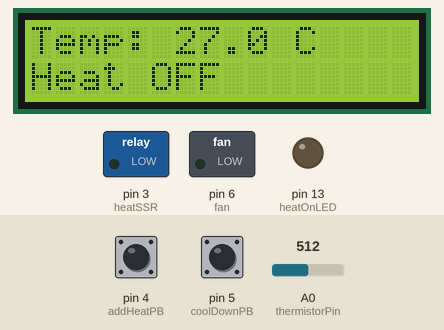
The sketch below on a simulated Arduino Uno, built with avr-gcc and run on an emulated ATmega328P. Shown: 16×2 character LCD, switched loads named in the sketch (green lamp = pin HIGH), output pins drawn as LEDs (lit = HIGH). The test bench sets the inputs (shaded band); at power-on: pin 4 (addHeatPB) HIGH, A0 (thermistorPin) = 512, pin 5 (coolDownPB) HIGH. At 2.9 s the program stops and its outputs stay as they are.

Above: at 1.2 s.
1.3 s: pin 4 (addHeatPB) pulled LOW for 0.15 s
At 2.5 s:
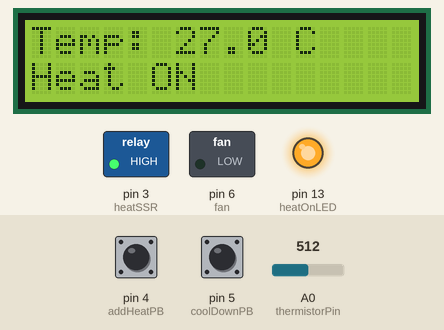
2.9 s: A0 (thermistorPin) set to 716
At 3.9 s:
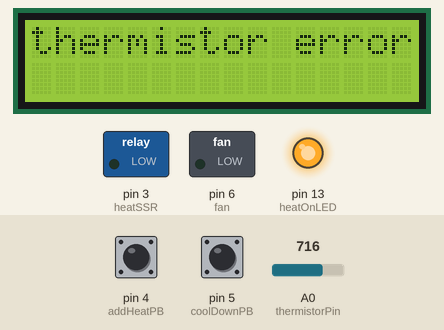
Timing chart, 0 to 4.4 s (numbered marks = the images above; inputs shaded):
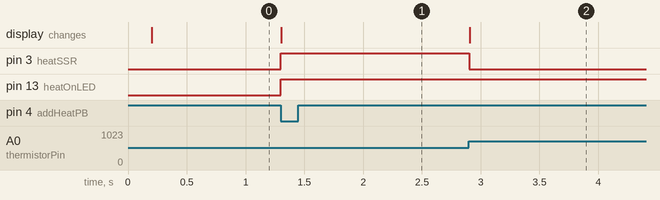

The sketch:

Nitinol_spring_control.ino
```cpp
// (licence header left out)
#include <LiquidCrystal.h>
LiquidCrystal lcd(7, 8, 9, 10, 11, 12); // rs, en, d4, d5, d6, d7
#include "FlipflopTimer.h"
FlipflopTimer flipflopTimer1;
FlipflopTimer flipflopTimer2;
#include "averager.h"
averager averageReading(10); //take 10 samples

//arduino pins
#define heatSSR 3
#define addHeatPB 4
#define coolDownPB 5
#define fan 6
#define heatOnLED 13
#define thermistorPin A0 // analog input for thermistor

//thermistor read fault limit parameters
#define thermistorLow 15.0 //min safe thermistor reading in C before triggering out-of-range thermistor error fault
#define thermistorHigh 65.0 //max safe thermistor reading in C before triggering out-of-range thermistor error fault

//steinheart calculation parameters
#define thermistorNominal 10000 // kiloohm resistance in at 25 degrees C
#define temperatureNominal 25 // temp. for nominal resistance (almost always 25 C)
#define bCoefficient 3988 //TDK  B57863S0103F040 (The beta coefficient of the thermistor is usually 3000-4000)
#define seriesResistor 10000 // the value of the 'other' resistor

//compensation for thermistor being located at cool end of spring, the mapping increases the span and amplifies delta T
#define thermistorReadMinActual 23.0 //actual minimum temperature at the thermocouple location when at room temp
#define thermistorReadMaxActual 35.0 //actual maximum temperature at the thermocouple location when at 50.0 setpoint
#define thermistorReadMappedMin 21.0 //minimum mapped temperature
#define thermistorReadMappedMax 58.0 //maximum mapped temperature

//heating interval(flipflop)timer parameters
#define flipflop1On 100 //on time flipflop timer 1
#define flipflop1Off 150 //off time flipflop timer 1
#define flipflop2On 100 //on time flipflop timer 2
#define flipflop2Off 400 //off time flipflop timer 2

//temperature heating band parameters
#define minTemp 30.0 //min temp, affects fan turn-off point
#define midTemp 40.0 //mid temp, affects when flipflopTimer1 starts
#define setPoint 50.0 //max temp, affects when flipflopTimer2 starts

//other stuff
#define lcdRefreshRate 200 //lcd refresh rate in ms, slows down update of lcd to make it more readable
#define watchdogTimer 120000 //heat-on timeout timer in ms

//variables
bool heating = false;
bool delayThermistorCheck = true;
float tempRead = 0.0;
float mapfloat(float x, float in_min, float in_max, float out_min, float out_max)
{
  return (x - in_min) * (out_max - out_min) / (in_max - in_min) + out_min;
}
float average = 0.0;
float steinhart = 0.0;
float displayTemp = 0.0;
float roundedTemp = 0.0; //display temp value on LCD
long startTime = 0;
long timeNow = 0; //current time
long timenow2 = 0; //current time
long lcdRefreshTimer = 0;

//functions
void thermistorFault() { //stay here if thermistor is disconnected or reading is out of range
  while (1);
}


//setup
void setup(void) {
  // Serial.begin(9600);
  flipflopTimer1.setup([](boolean flipflopValue) {
    digitalWrite(heatSSR, flipflopValue);
    digitalWrite(heatOnLED, flipflopValue);
  }, flipflop1On, flipflop1Off);
  flipflopTimer2.setup([](boolean flipflopValue) {
    digitalWrite(heatSSR, flipflopValue);
    digitalWrite(heatOnLED , flipflopValue);
  }, flipflop2On, flipflop2Off);
  analogReference(EXTERNAL); //set analog reference to 3.3V, using 3.3 reference improves s/n ratio
  pinMode(heatSSR, OUTPUT);
  pinMode(addHeatPB, INPUT_PULLUP);
  pinMode(coolDownPB, INPUT_PULLUP);
  pinMode(fan, OUTPUT); //fan
  pinMode(heatOnLED , OUTPUT);
  digitalWrite(heatSSR, LOW);
  lcd.begin(16, 2);
  lcd.setCursor(0, 1);
  lcd.print("                ");
  lcd.setCursor(0, 1);
  lcd.print("Heat OFF");
  startTime = millis();
  digitalWrite(fan, HIGH);
}

//main
void loop(void) {
  averageReading.idle(analogRead(thermistorPin)); //get reading of thermistor add to running average

  //***********calculate temperature using simplifed Steinhart-Hart equation*********
  average = averageReading.ave;
  average = 1023 / average - 1;
  average = seriesResistor/ average;
  steinhart = average / thermistorNominal;    // (R/Ro)
  steinhart = log(steinhart);                  // ln(R/Ro)
  steinhart /= bCoefficient;                   // 1/B * ln(R/Ro)
  steinhart += 1.0 / (temperatureNominal + 273.15); // + (1/To)
  steinhart = 1.0 / steinhart;                 // Invert
  steinhart -= 273.15;                         // convert to C

  //*********compensation for thermistor being mounted at cooler end of spring********
  tempRead = mapfloat(steinhart, thermistorReadMinActual, thermistorReadMaxActual, thermistorReadMappedMin, thermistorReadMappedMax); //min and max temp change at thermistor, actual measured min and max temp change at center of spring
  displayTemp = tempRead;

  //*********make sure thermistor is reading temp in expected range, fault-out if not************
  if (millis() >= startTime + 2000) delayThermistorCheck = false; //wait 2 seconds after start-up, before checking thermistor
  if ((tempRead < thermistorLow || tempRead  > thermistorHigh ) && !delayThermistorCheck) {
    digitalWrite(heatSSR, LOW);
    lcd.clear();
    lcd.print("thermistor error");
    digitalWrite(fan, LOW);
    thermistorFault();
  }

  //*************heat or cool visitor button selection*************
  if (!digitalRead(addHeatPB) && digitalRead(coolDownPB) && !heating) { //add heat
    digitalWrite(heatSSR, HIGH);
    digitalWrite(fan, LOW); //turn off fan
    digitalWrite(heatOnLED , HIGH);
    heating = true;
    timeNow = millis();
    lcd.setCursor(0, 1);
    lcd.print("                ");//clear line 2
    lcd.setCursor(0, 1);
    lcd.print("Heat ON");
  }
else if (!digitalRead(coolDownPB) && digitalRead(addHeatPB) && heating) { //cool down
    digitalWrite(heatSSR, LOW);
    digitalWrite(fan, HIGH);
    digitalWrite(heatOnLED , LOW);
    heating = false;
    lcd.setCursor(0, 1);
    lcd.print("                "); //clear line 2 only
    lcd.setCursor(0, 1);
    lcd.print("Heat OFF");
  }

  //*************regulation of spring temperature during heating*************
  if (tempRead < minTemp && heating) {
    digitalWrite(heatSSR, HIGH);
  }
  else if (tempRead  >= minTemp && tempRead  <= midTemp && heating) {
    flipflopTimer1.update();
  }
  else if (tempRead  > midTemp && tempRead <= setPoint && heating) {
    flipflopTimer2.update();
  }
  else if (tempRead >= setPoint&& heating) {
    digitalWrite(heatSSR, LOW);
    digitalWrite(heatOnLED , LOW);
  }
  if (millis() >= timeNow + watchdogTimer && heating) { // 2 minute watchdog timer
    digitalWrite(heatSSR, LOW);
    digitalWrite(fan, HIGH);
    digitalWrite(heatOnLED , HIGH);
    heating = false;
    lcd.setCursor(0, 1);
    lcd.print("                "); //clear line 2 only
    lcd.setCursor(0, 1);
    lcd.print("Heat OFF");
  }

  //********update LCD display with current temperature rounded to nearest .5 degree**********
  if (millis() >= lcdRefreshTimer + lcdRefreshRate) { //only update lcd per the defined lcd refresh rate
    roundedTemp = 0.5 * round(2.0 * displayTemp) ;
    lcd.setCursor(0, 0);
    lcd.print("Temp: ");
    lcd.print(roundedTemp, 1);
    lcd.print(" C        ");
    lcdRefreshTimer = millis();
  }
  if (roundedTemp <= minTemp) digitalWrite(fan, LOW);
}
```

FlipflopTimer.h
```cpp
#include "Arduino.h"

// ensure this library description is only included once
#ifndef FlipflopTimer_h
#define FlipflopTimer_h

class FlipflopTimer {
private:
  unsigned long onTime;
  unsigned long offTime;
  unsigned long nextTime = 0;
public:
  void (*callback)(boolean);
  bool flipflopValue;

  FlipflopTimer() {}

  void setup(void (*CB)(bool), unsigned long duration1Time, unsigned long duration2Time) {
    callback = CB;
    onTime = duration1Time;
    offTime = duration2Time;
  }

  void update() {
    unsigned long timeNow = millis();
    if (timeNow >= nextTime) {
      if (flipflopValue) {
        flipflopValue = false;
        nextTime = timeNow + offTime;
      }
      else {
        flipflopValue = true;
        nextTime = timeNow + onTime;
      }

      callback(flipflopValue);
    }
  }
};

#endif
```

averager.h
```cpp
#include "arduino.h"

class averager {
public:

  // variables for averaging.
  int numSamps;
  int * samps;
  int pntr;
long tot;
long ave;

  averager(int num = 5){
  // init the averaging variables.
    pntr=tot=ave=0;
    numSamps = num;
    samps = new int[numSamps];
    for(int i=0; i<numSamps; i++){
      samps[i]=0;
      tot+=samps[i];
    }
  }
long operator()(){
    return ave;
  }

  void reset(){
    for(int i=0; i<numSamps; i++){
      samps[i]=0;
    }
    tot = ave = 0;
  }

  void idle(int newRead){
    tot-=samps[pntr];
    samps[pntr]=newRead;
    tot+=newRead;
    ave = tot/numSamps;
    pntr=(pntr + 1)%numSamps;
  }
};
```

Measured:
- after the input at 1.3 s, pin 3 (heatSSR), pin 13 (heatOnLED): LOW → HIGH at once; the display: changes at once (image 1)
- after the input at 2.9 s, pin 3 (heatSSR): HIGH → LOW at once; the display: changes at once (image 2)
